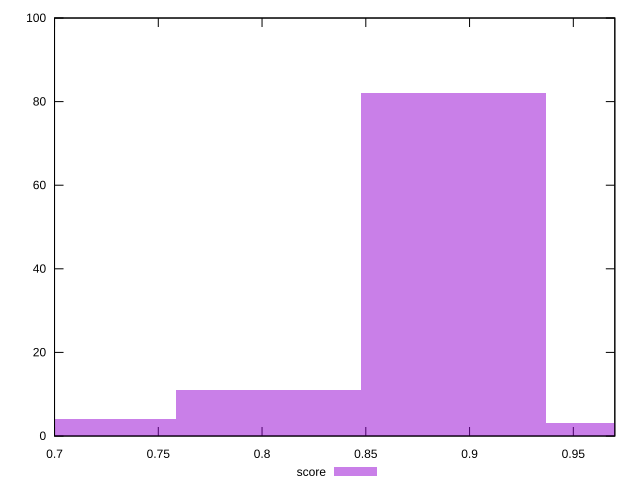

Write the gnuplot code that produced this figure.
reset

$score <<EOF
0.7139466256704764 4
0.8924332820880955 82
0.8031899538792859 11
0.981676610296905 3
EOF

set key outside below
set boxwidth 0.08924332820880955
set xrange [0.7:0.97]
set yrange [0:100]
set trange [0:100]
set style fill transparent solid 0.5 noborder
set terminal svg size 640, 490 enhanced background rgb 'white'
set output "report_00014_2021-02-09T15:56:05.503Z/first-meaningful-paint/samples/pages+cached+noadtech+nomedia/score/histogram.svg"

plot $score title "score" with boxes

reset
